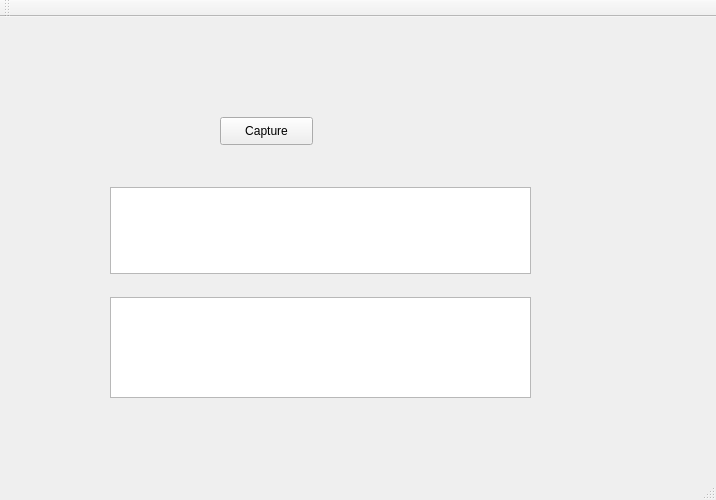
<?xml version="1.0" encoding="UTF-8"?>
<ui version="4.0">
 <class>RealTimeTranslatorClass</class>
 <widget class="QMainWindow" name="RealTimeTranslatorClass">
  <property name="geometry">
   <rect>
    <x>0</x>
    <y>0</y>
    <width>716</width>
    <height>500</height>
   </rect>
  </property>
  <property name="windowTitle">
   <string>RealTimeTranslator</string>
  </property>
  <widget class="QWidget" name="centralWidget">
   <widget class="QPushButton" name="pushButton">
    <property name="geometry">
     <rect>
      <x>220</x>
      <y>100</y>
      <width>93</width>
      <height>28</height>
     </rect>
    </property>
    <property name="text">
     <string>Capture</string>
    </property>
   </widget>
   <widget class="QTextEdit" name="textEdit">
    <property name="geometry">
     <rect>
      <x>110</x>
      <y>170</y>
      <width>421</width>
      <height>87</height>
     </rect>
    </property>
   </widget>
   <widget class="QTextEdit" name="textEdit_2">
    <property name="geometry">
     <rect>
      <x>110</x>
      <y>280</y>
      <width>421</width>
      <height>101</height>
     </rect>
    </property>
   </widget>
  </widget>
  <widget class="QMenuBar" name="menuBar">
   <property name="geometry">
    <rect>
     <x>0</x>
     <y>0</y>
     <width>716</width>
     <height>26</height>
    </rect>
   </property>
  </widget>
  <widget class="QToolBar" name="mainToolBar">
   <attribute name="toolBarArea">
    <enum>TopToolBarArea</enum>
   </attribute>
   <attribute name="toolBarBreak">
    <bool>false</bool>
   </attribute>
  </widget>
  <widget class="QStatusBar" name="statusBar"/>
 </widget>
 <layoutdefault spacing="6" margin="11"/>
 <resources>
  <include location="RealTimeTranslator.qrc"/>
 </resources>
 <connections/>
</ui>
